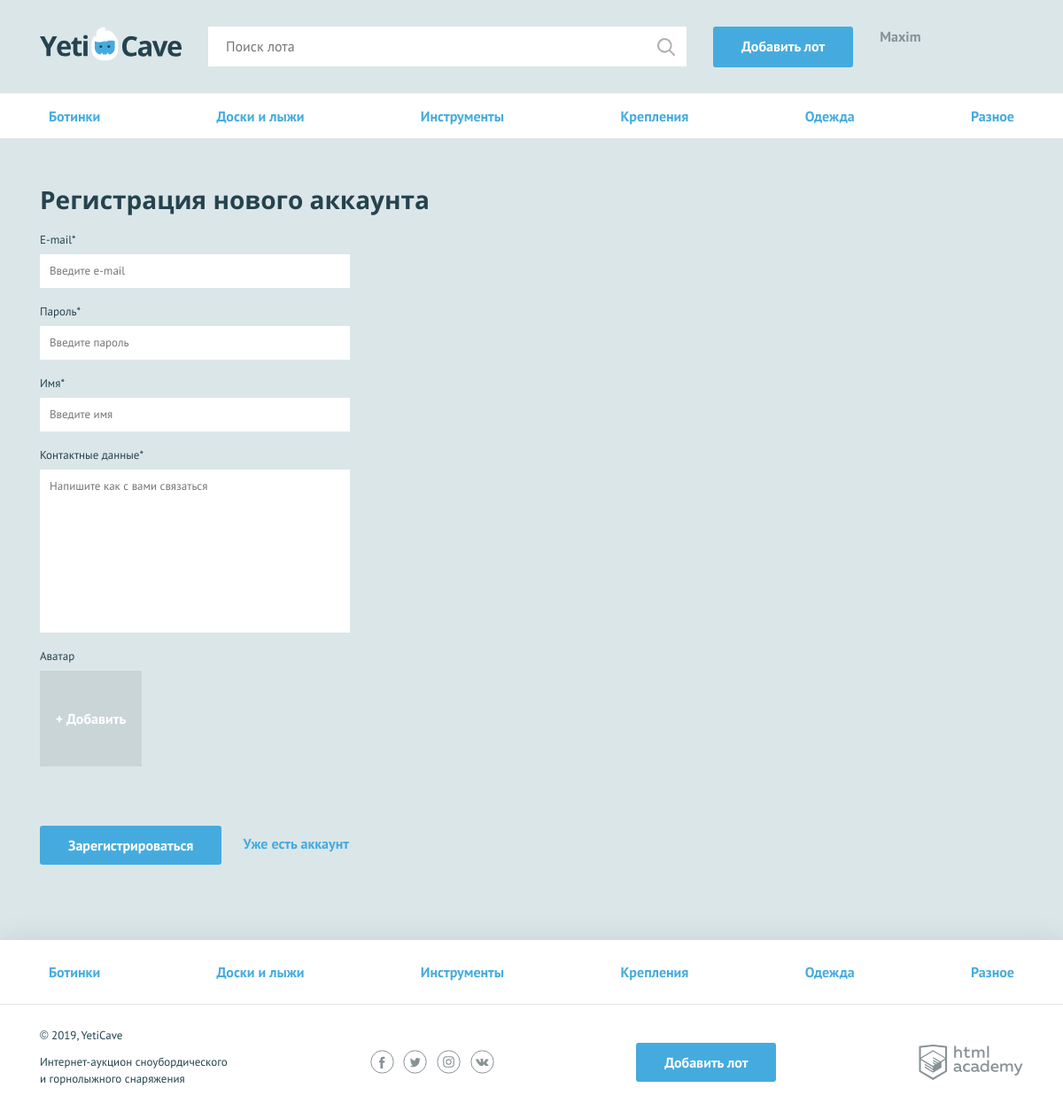
/sign-up.php, run on the app's committed database.
### tables this page shows
CREATE TABLE categories (
  id INT AUTO_INCREMENT PRIMARY KEY,
  title VARCHAR(20) NOT NULL UNIQUE
);

### functions/template.php (called while the page is built, shortened)
<?php
function include_template($name, $data) {
    $name = 'templates/' . $name;
    extract($data);
    require $name;
    $result = ob_get_clean();
    return $result;
}

### functions/db.php (called while the page is built, shortened)
<?php
function get_categories($link) {
    $sql = "SELECT * FROM categories";
    $result = mysqli_query($link, $sql);
    $category = mysqli_fetch_all($result, MYSQLI_ASSOC);
    return $category;
}

### templates/sign-up.php (the view, shortened to what this page needs)
<main>
    <nav class="nav">
        <ul class="nav__list container">
            <?php foreach ($categories as $category): ?>
                <li class="nav__item">
                    <a href="all-lots.html"><?= $category['title']; ?></a>
                </li>
            <?php endforeach; ?>
        </ul>
    </nav>
    <form class="form container <?= !empty($errors) ? "form--invalid" : null; ?>" action="sign-up.php" method="post" enctype="multipart/form-data">
        <h2>Регистрация нового аккаунта</h2>
        <div class="form__item <?= isset($errors['email']) ? "form__item--invalid" : null; ?>">
            <label for="email">E-mail*</label>
            <input id="email" type="text" name="signup[email]" placeholder="Введите e-mail" value="<?= isset($signup['email']) ? $signup['email'] : null; ?>" required>
        </div>
        <div class="form__item <?= isset($errors['password']) ? "form__item--invalid" : null; ?>">
            <label for="password">Пароль*</label>
            <input id="password" type="text" name="signup[password]" placeholder="Введите пароль" value="<?= isset($signup['password']) ? $signup['password'] : null; ?>" required>
        </div>
        <div class="form__item <?= isset($errors['name']) ? "form__item--invalid" : null; ?>">
            <label for="name">Имя*</label>
            <input id="name" type="text" name="signup[name]" placeholder="Введите имя" value="<?= isset($signup['name']) ? $signup['name'] : null; ?>" required>
        </div>
        <div class="form__item <?= isset($errors['contacts']) ? "form__item--invalid" : null; ?>">
            <label for="message">Контактные данные*</label>
            <textarea id="message" name="signup[contacts]" placeholder="Напишите как с вами связаться" required><?= isset($signup['contacts']) ? $signup['contacts'] : null; ?></textarea>
        </div>
        <div class="form__item form__item--file form__item--last <?= isset($errors['img']) ? "form__item--invalid" : null; ?>">
            <label>Аватар</label>
            <div class="form__input-file">
                <label for="photo2">
                    <span>+ Добавить</span>
                </label>
            </div>
        </div>
        <button type="submit" class="button">Зарегистрироваться</button>
        <a class="text-link" href="#">Уже есть аккаунт</a>
    </form>
</main>

### templates/layout.php (shortened to what this page needs)
<!DOCTYPE html>
<html lang="ru">
<head>
    <link href="css/normalize.min.css" rel="stylesheet">
    <link href="css/style.css" rel="stylesheet">
</head>
<body>
<div class="page-wrapper">
    <header class="main-header">
        <div class="main-header__container container">
            <a class="main-header__logo" href="/">
                <img src="img/logo.svg" width="160" height="39" alt="Логотип компании YetiCave">
            </a>
            <form class="main-header__search" method="get" action="https://echo.htmlacademy.ru">
                <input type="search" name="search" placeholder="Поиск лота">
                <input class="main-header__search-btn" type="submit" name="find" value="Найти">
            </form>
            <a class="main-header__add-lot button" href="add.php">Добавить лот</a>
            <nav class="user-menu">
                <?php if ($is_auth): ?>
                    <div class="user-menu__logged">
                        <p><?= $user_name; ?></p>
                    </div>
                <?php endif; ?>
            </nav>
        </div>
    </header>
    <?= $content; ?>
</div>
<footer class="main-footer">
    <nav class="nav">
        <ul class="nav__list container">
            <?php foreach ($categories as $category): ?>
                <li class="nav__item">
                    <a href="pages/all-lots.html"><?= $category['title'] ?></a>
                </li>
            <?php endforeach; ?>
        </ul>
    </nav>
    <div class="main-footer__bottom container">
        <div class="main-footer__copyright">
            <p>© 2019, YetiCave</p>
            <p>Интернет-аукцион сноубордического и горнолыжного снаряжения</p>
        </div>
        <div class="main-footer__social social">
            <a class="social__link social__link--facebook" href="#">
            </a>
            <a class="social__link social__link--twitter" href="#">
            </a>
            <a class="social__link social__link--instagram" href="#">
            </a>
            <a class="social__link social__link--vkontakte" href="#">
            </a>
        </div>
        <a class="main-footer__add-lot button" href="add-lot.html">Добавить лот</a>
        <div class="main-footer__developed-by">
            <a class="logo-academy" href="https://htmlacademy.ru/intensive/php">
            </a>
        </div>
    </div>
</footer>
</body>
</html>

### css/style.css (style rules this page uses)
html, body { height: 100%; }
.page-wrapper { display: flex; flex-direction: column; min-height: 100%; margin-bottom: -202px; }
.page-wrapper::after { content: ""; display: block; }
.page-wrapper::after { height: 85px; }
main { margin-bottom: 202px; }
body { min-width: 1140px; background-color: #dbe6e9; font-family: "PT Sans", sans-serif; font-weight: 400; font-size: 16px; line-height: 26px; color: #25434e; }
a { text-decoration: none; }
h2 { margin: 0; font-family: "Open Sans", sans-serif; font-size: 28px; line-height: 35px; font-weight: 700; }
.text-link { font-weight: 700; color: #45abde; }
.container { width: 1110px; margin: 0 auto; padding: 0 15px; }
.button { display: block; padding: 9px 32px; background-color: #45abde; color: #ffffff; text-align: center; font-weight: 700; border: none; border-radius: 3px; }
.main-header { padding: 30px 0 29px; border-bottom: 1px solid rgba(255, 255, 255, 0.5); }
.main-header__container { display: -webkit-flex; display: -ms-flexbox; display: flex; -webkit-justify-content: flex-start; -ms-flex-pack: start; justify-content: flex-start; }
.main-header__logo { display: block; margin-right: 30px; }
.main-header__search { position: relative; width: 540px; margin-right: 30px; }
.main-header__search input[type="search"] { width: 100%; padding: 8px 19px 9px 19px; border: 1px solid #ffffff; }
.main-header__search-btn { content: ""; position: absolute; top: 3px; right: 3px; width: 20px; height: 20px; padding: 20px; background: url("../img/search.svg") center no-repeat; opacity: 0.3; border: 0; font-size: 0; }
.main-header__add-lot { max-width: 160px; margin-right: 30px; }
.user-menu { display: -webkit-flex; display: -ms-flexbox; display: flex; }
.user-menu__logged { color: #879296; line-height: 22px; }
.user-menu__logged p { font-weight: 700; margin: 0; }
.main-footer { background-color: #ffffff; box-shadow: 0 0 30px 0 rgba(0, 0, 0, 0.1); }
.main-footer__bottom { display: -webkit-flex; display: -ms-flexbox; display: flex; -webkit-justify-content: space-between; -ms-flex-pack: justify; justify-content: space-between; -webkit-align-items: center; -ms-flex-align: center; align-items: center; padding: 25px 0; }
.main-footer__copyright { max-width: 212px; }
.main-footer__copyright p { margin: 0; margin-bottom: 11px; font-size: 13px; line-height: 19px; }
.main-footer__social { width: 140px; }
.social { display: -webkit-flex; display: -ms-flexbox; display: flex; -webkit-justify-content: space-between; -ms-flex-pack: justify; justify-content: space-between; -webkit-flex-wrap: wrap; -ms-flex-wrap: wrap; flex-wrap: wrap; }
.social__link { width: 27px; height: 27px; }
.logo-academy { display: block; width: 118px; height: 40px; }
.nav { background-color: #ffffff; border-bottom: 1px solid #e1e6e7; }
.nav__list { display: -webkit-flex; display: -ms-flexbox; display: flex; -webkit-justify-content: space-between; -ms-flex-pack: justify; justify-content: space-between; -webkit-flex-wrap: wrap; -ms-flex-wrap: wrap; flex-wrap: wrap; list-style: none; }
.nav__item a { position: relative; display: block; padding: 12px 10px; font-weight: 700; color: #45abde; }
.nav__item a::before { content: ""; display: none; position: absolute; bottom: 0; width: calc(100% - 20px); height: 3px; background-color: #e2e5e6; }
.main-footer .nav__item a { padding: 23px 10px; }
.form { padding-top: 51px; }
.form h2 { padding-bottom: 15px; }
.form__item { width: 350px; margin: 0; margin-bottom: 14px; font-size: 13px; }
.form__item label { display: block; margin-bottom: 3px; }
.form__item input, .form__item textarea { display: block; width: 100%; padding: 5px 10px; border: 1px solid #ffffff; box-sizing: border-box; }
.form__item textarea { min-height: 184px; resize: none; }
.form__item--last { margin-bottom: 65px; }
.form .button { display: inline-block; vertical-align: middle; margin-right: 20px; }
.form__input-file { position: relative; width: 115px; height: 110px; }
.form__item--file label span { display: block; background-color: #cad5d8; color: #ffffff; font-size: 16px; text-align: center; font-weight: 700; padding: 40px 0; box-sizing: border-box; border: 1px solid #cad5d8; cursor: pointer; }

### data on the page
categories: title "Ботинки"
categories: title "Доски и лыжи"
categories: title "Инструменты"
categories: title "Крепления"
categories: title "Одежда"
categories: title "Разное"

### other printed values
$user_name "Maxim"
